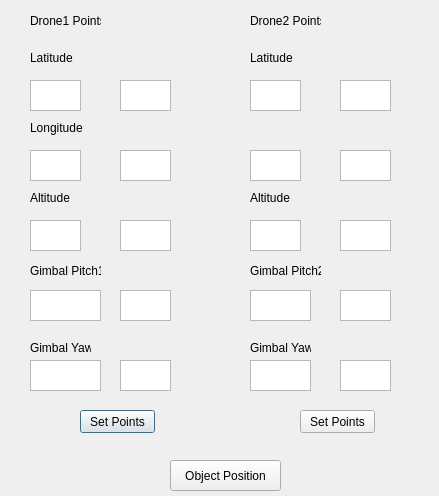
<?xml version="1.0" encoding="UTF-8"?>
<ui version="4.0">
 <class>Dialog</class>
 <widget class="QDialog" name="Dialog">
  <property name="geometry">
   <rect>
    <x>0</x>
    <y>0</y>
    <width>439</width>
    <height>496</height>
   </rect>
  </property>
  <property name="windowTitle">
   <string>Dialog</string>
  </property>
  <widget class="QLabel" name="label">
   <property name="geometry">
    <rect>
     <x>30</x>
     <y>50</y>
     <width>61</width>
     <height>16</height>
    </rect>
   </property>
   <property name="text">
    <string>Latitude</string>
   </property>
  </widget>
  <widget class="QLabel" name="label_2">
   <property name="geometry">
    <rect>
     <x>30</x>
     <y>120</y>
     <width>61</width>
     <height>16</height>
    </rect>
   </property>
   <property name="text">
    <string>Longitude</string>
   </property>
  </widget>
  <widget class="QLabel" name="label_3">
   <property name="geometry">
    <rect>
     <x>30</x>
     <y>190</y>
     <width>61</width>
     <height>16</height>
    </rect>
   </property>
   <property name="text">
    <string>Altitude</string>
   </property>
  </widget>
  <widget class="QPlainTextEdit" name="lat1">
   <property name="geometry">
    <rect>
     <x>30</x>
     <y>80</y>
     <width>51</width>
     <height>31</height>
    </rect>
   </property>
  </widget>
  <widget class="QPlainTextEdit" name="lon1">
   <property name="geometry">
    <rect>
     <x>30</x>
     <y>150</y>
     <width>51</width>
     <height>31</height>
    </rect>
   </property>
  </widget>
  <widget class="QPlainTextEdit" name="alt1">
   <property name="geometry">
    <rect>
     <x>30</x>
     <y>220</y>
     <width>51</width>
     <height>31</height>
    </rect>
   </property>
  </widget>
  <widget class="QTextEdit" name="textEdit">
   <property name="geometry">
    <rect>
     <x>120</x>
     <y>80</y>
     <width>51</width>
     <height>31</height>
    </rect>
   </property>
  </widget>
  <widget class="QTextEdit" name="textEdit_2">
   <property name="geometry">
    <rect>
     <x>120</x>
     <y>150</y>
     <width>51</width>
     <height>31</height>
    </rect>
   </property>
  </widget>
  <widget class="QTextEdit" name="textEdit_3">
   <property name="geometry">
    <rect>
     <x>120</x>
     <y>220</y>
     <width>51</width>
     <height>31</height>
    </rect>
   </property>
  </widget>
  <widget class="QPushButton" name="pushButton">
   <property name="geometry">
    <rect>
     <x>80</x>
     <y>410</y>
     <width>75</width>
     <height>23</height>
    </rect>
   </property>
   <property name="text">
    <string>Set Points</string>
   </property>
  </widget>
  <widget class="QLabel" name="label_4">
   <property name="geometry">
    <rect>
     <x>30</x>
     <y>10</y>
     <width>71</width>
     <height>21</height>
    </rect>
   </property>
   <property name="text">
    <string>Drone1 Points</string>
   </property>
  </widget>
  <widget class="QLabel" name="label_5">
   <property name="geometry">
    <rect>
     <x>30</x>
     <y>260</y>
     <width>71</width>
     <height>21</height>
    </rect>
   </property>
   <property name="text">
    <string>Gimbal Pitch1</string>
   </property>
  </widget>
  <widget class="QPlainTextEdit" name="pitchval1">
   <property name="geometry">
    <rect>
     <x>30</x>
     <y>290</y>
     <width>71</width>
     <height>31</height>
    </rect>
   </property>
  </widget>
  <widget class="QLabel" name="label_6">
   <property name="geometry">
    <rect>
     <x>30</x>
     <y>340</y>
     <width>61</width>
     <height>16</height>
    </rect>
   </property>
   <property name="text">
    <string>Gimbal Yaw1</string>
   </property>
  </widget>
  <widget class="QPlainTextEdit" name="yawval1">
   <property name="geometry">
    <rect>
     <x>30</x>
     <y>360</y>
     <width>71</width>
     <height>31</height>
    </rect>
   </property>
  </widget>
  <widget class="QTextEdit" name="textEdit_4">
   <property name="geometry">
    <rect>
     <x>120</x>
     <y>290</y>
     <width>51</width>
     <height>31</height>
    </rect>
   </property>
  </widget>
  <widget class="QTextEdit" name="textEdit_5">
   <property name="geometry">
    <rect>
     <x>120</x>
     <y>360</y>
     <width>51</width>
     <height>31</height>
    </rect>
   </property>
  </widget>
  <widget class="QPlainTextEdit" name="lat2">
   <property name="geometry">
    <rect>
     <x>250</x>
     <y>80</y>
     <width>51</width>
     <height>31</height>
    </rect>
   </property>
  </widget>
  <widget class="QLabel" name="label_8">
   <property name="geometry">
    <rect>
     <x>250</x>
     <y>260</y>
     <width>71</width>
     <height>21</height>
    </rect>
   </property>
   <property name="text">
    <string>Gimbal Pitch2</string>
   </property>
  </widget>
  <widget class="QTextEdit" name="textEdit_6">
   <property name="geometry">
    <rect>
     <x>340</x>
     <y>80</y>
     <width>51</width>
     <height>31</height>
    </rect>
   </property>
  </widget>
  <widget class="QPlainTextEdit" name="lon2">
   <property name="geometry">
    <rect>
     <x>250</x>
     <y>150</y>
     <width>51</width>
     <height>31</height>
    </rect>
   </property>
  </widget>
  <widget class="QLabel" name="label_9">
   <property name="geometry">
    <rect>
     <x>250</x>
     <y>10</y>
     <width>71</width>
     <height>21</height>
    </rect>
   </property>
   <property name="text">
    <string>Drone2 Points</string>
   </property>
  </widget>
  <widget class="QPushButton" name="pushButton_2">
   <property name="geometry">
    <rect>
     <x>300</x>
     <y>410</y>
     <width>75</width>
     <height>23</height>
    </rect>
   </property>
   <property name="text">
    <string>Set Points</string>
   </property>
  </widget>
  <widget class="QLabel" name="label_10">
   <property name="geometry">
    <rect>
     <x>250</x>
     <y>340</y>
     <width>61</width>
     <height>16</height>
    </rect>
   </property>
   <property name="text">
    <string>Gimbal Yaw2</string>
   </property>
  </widget>
  <widget class="QLabel" name="label_11">
   <property name="geometry">
    <rect>
     <x>250</x>
     <y>190</y>
     <width>61</width>
     <height>16</height>
    </rect>
   </property>
   <property name="text">
    <string>Altitude</string>
   </property>
  </widget>
  <widget class="QLabel" name="label_12">
   <property name="geometry">
    <rect>
     <x>250</x>
     <y>50</y>
     <width>61</width>
     <height>16</height>
    </rect>
   </property>
   <property name="text">
    <string>Latitude</string>
   </property>
  </widget>
  <widget class="QPushButton" name="pushButton_3">
   <property name="geometry">
    <rect>
     <x>170</x>
     <y>460</y>
     <width>111</width>
     <height>31</height>
    </rect>
   </property>
   <property name="text">
    <string>Object Position</string>
   </property>
  </widget>
  <widget class="QPlainTextEdit" name="alt2">
   <property name="geometry">
    <rect>
     <x>250</x>
     <y>220</y>
     <width>51</width>
     <height>31</height>
    </rect>
   </property>
  </widget>
  <widget class="QPlainTextEdit" name="pitchval2">
   <property name="geometry">
    <rect>
     <x>250</x>
     <y>290</y>
     <width>61</width>
     <height>31</height>
    </rect>
   </property>
  </widget>
  <widget class="QPlainTextEdit" name="plainTextEdit_10">
   <property name="geometry">
    <rect>
     <x>250</x>
     <y>360</y>
     <width>61</width>
     <height>31</height>
    </rect>
   </property>
  </widget>
  <widget class="QTextEdit" name="textEdit_7">
   <property name="geometry">
    <rect>
     <x>340</x>
     <y>150</y>
     <width>51</width>
     <height>31</height>
    </rect>
   </property>
  </widget>
  <widget class="QTextEdit" name="textEdit_8">
   <property name="geometry">
    <rect>
     <x>340</x>
     <y>220</y>
     <width>51</width>
     <height>31</height>
    </rect>
   </property>
  </widget>
  <widget class="QTextEdit" name="textEdit_9">
   <property name="geometry">
    <rect>
     <x>340</x>
     <y>290</y>
     <width>51</width>
     <height>31</height>
    </rect>
   </property>
  </widget>
  <widget class="QTextEdit" name="textEdit_10">
   <property name="geometry">
    <rect>
     <x>340</x>
     <y>360</y>
     <width>51</width>
     <height>31</height>
    </rect>
   </property>
  </widget>
 </widget>
 <resources/>
 <connections/>
</ui>
